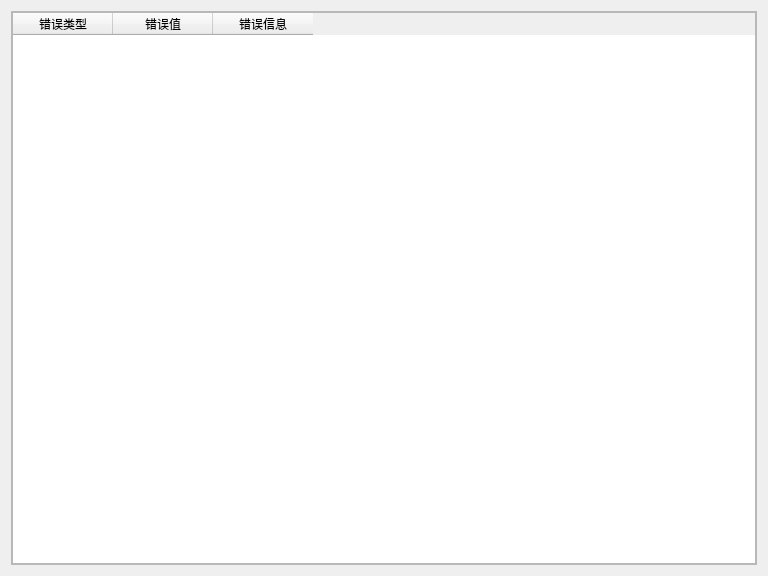
<?xml version="1.0" encoding="UTF-8"?>
<ui version="4.0">
 <class>ErrCodeForm</class>
 <widget class="QWidget" name="ErrCodeForm">
  <property name="geometry">
   <rect>
    <x>0</x>
    <y>0</y>
    <width>768</width>
    <height>576</height>
   </rect>
  </property>
  <property name="windowTitle">
   <string>ErrCode</string>
  </property>
  <layout class="QGridLayout" name="gridLayout">
   <item row="0" column="0">
    <widget class="QScrollArea" name="scrollArea">
     <property name="widgetResizable">
      <bool>true</bool>
     </property>
     <widget class="QWidget" name="scrollAreaWidgetContents">
      <property name="geometry">
       <rect>
        <x>0</x>
        <y>0</y>
        <width>744</width>
        <height>552</height>
       </rect>
      </property>
      <layout class="QGridLayout" name="gridLayout_2">
       <property name="leftMargin">
        <number>0</number>
       </property>
       <property name="topMargin">
        <number>0</number>
       </property>
       <property name="rightMargin">
        <number>0</number>
       </property>
       <property name="bottomMargin">
        <number>0</number>
       </property>
       <property name="spacing">
        <number>0</number>
       </property>
       <item row="0" column="0">
        <widget class="QTableWidget" name="tableWidget">
         <attribute name="verticalHeaderVisible">
          <bool>false</bool>
         </attribute>
         <column>
          <property name="text">
           <string>错误类型</string>
          </property>
         </column>
         <column>
          <property name="text">
           <string>错误值</string>
          </property>
         </column>
         <column>
          <property name="text">
           <string>错误信息</string>
          </property>
         </column>
        </widget>
       </item>
      </layout>
     </widget>
    </widget>
   </item>
  </layout>
 </widget>
 <resources/>
 <connections/>
</ui>
